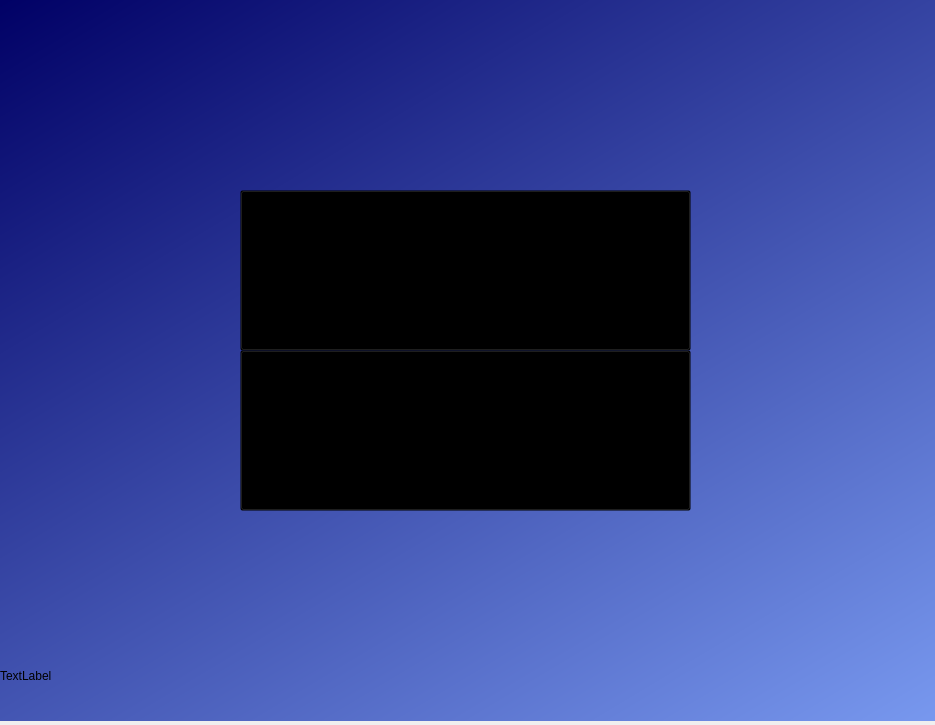
<?xml version="1.0" encoding="UTF-8"?>
<ui version="4.0">
 <class>choix</class>
 <widget class="QDialog" name="choix">
  <property name="geometry">
   <rect>
    <x>0</x>
    <y>0</y>
    <width>935</width>
    <height>725</height>
   </rect>
  </property>
  <property name="windowTitle">
   <string>Dialog</string>
  </property>
  <widget class="QPushButton" name="pushButton_3">
   <property name="geometry">
    <rect>
     <x>4</x>
     <y>640</y>
     <width>111</width>
     <height>81</height>
    </rect>
   </property>
   <property name="text">
    <string/>
   </property>
   <property name="flat">
    <bool>true</bool>
   </property>
  </widget>
  <widget class="QPushButton" name="pushButton">
   <property name="geometry">
    <rect>
     <x>240</x>
     <y>350</y>
     <width>451</width>
     <height>161</height>
    </rect>
   </property>
   <property name="font">
    <font>
     <family>Yu Gothic UI Semibold</family>
     <pointsize>11</pointsize>
     <weight>7</weight>
     <italic>false</italic>
     <bold>false</bold>
    </font>
   </property>
   <property name="styleSheet">
    <string notr="true">QPushButton{
background-color : transparent;
font: 63 11pt &quot;Yu Gothic UI Semibold&quot;;


	
}
QPushButton:hover{
background-color:rgb(71,200,255);

}</string>
   </property>
   <property name="text">
    <string> parking client</string>
   </property>
  </widget>
  <widget class="QLabel" name="label">
   <property name="geometry">
    <rect>
     <x>-10</x>
     <y>0</y>
     <width>1201</width>
     <height>721</height>
    </rect>
   </property>
   <property name="styleSheet">
    <string notr="true">background-color: qlineargradient(spread:pad, x1:0, y1:0, x2:1, y2:1, stop:0 rgba(0, 0, 101, 255), stop:1 rgba(134, 170, 255, 255));</string>
   </property>
   <property name="text">
    <string/>
   </property>
   <property name="scaledContents">
    <bool>true</bool>
   </property>
  </widget>
  <widget class="QPushButton" name="pushButton_2">
   <property name="geometry">
    <rect>
     <x>240</x>
     <y>190</y>
     <width>451</width>
     <height>161</height>
    </rect>
   </property>
   <property name="font">
    <font>
     <family>Yu Gothic UI Semibold</family>
     <pointsize>11</pointsize>
     <weight>7</weight>
     <italic>false</italic>
     <bold>false</bold>
    </font>
   </property>
   <property name="styleSheet">
    <string notr="true">QPushButton{
background-color : transparent;
font: 63 11pt &quot;Yu Gothic UI Semibold&quot;;


	
}
QPushButton:hover{
background-color:rgb(71,200,255);

}</string>
   </property>
   <property name="text">
    <string> parking personel</string>
   </property>
   <property name="flat">
    <bool>false</bool>
   </property>
  </widget>
  <widget class="QLabel" name="label_2">
   <property name="geometry">
    <rect>
     <x>0</x>
     <y>630</y>
     <width>141</width>
     <height>91</height>
    </rect>
   </property>
   <property name="text">
    <string>TextLabel</string>
   </property>
  </widget>
  <zorder>label</zorder>
  <zorder>pushButton</zorder>
  <zorder>pushButton_2</zorder>
  <zorder>label_2</zorder>
  <zorder>pushButton_3</zorder>
 </widget>
 <resources/>
 <connections/>
</ui>
